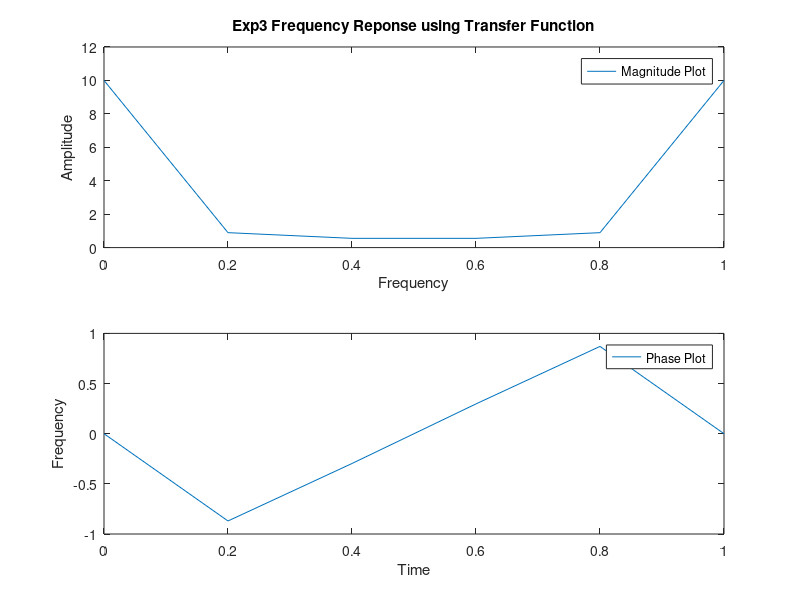

This chart was generated by the following MATLAB code:
% TO FIND FREQUNCY RESPONSE OF A GIVEN SYSTEM FROM TRANSFER FUNCTION OR
% DIFFERENTIAL EQUATION FORM

frequencySamples = input('Enter the number of Frequency Samples');
w = 0:(2*pi)/frequencySamples:(2*pi);

% H = zeros(1,length(w));
% for i=1:length(w)
%     H(i) = (1)/(1-0.9*exp(-1*j*w(i)));
% end


H = (1)./(1-0.9*exp(-1*j*w));
magnitude = abs(H);
phase = angle(H);
subplot(2,1,1);
normalizedFrequency = w/(2*pi);
subplot(2,1,1)
plot(normalizedFrequency,magnitude)
title('Exp3 Frequency Reponse using Transfer Function')
legend('Magnitude Plot')
xlabel('Frequency')
ylabel('Amplitude')
subplot(2,1,2)
plot(normalizedFrequency,phase)
legend('Phase Plot')
xlabel('Time')
ylabel('Frequency')

% Sample Input
% frequencySamples = 200 <Your Choice>
